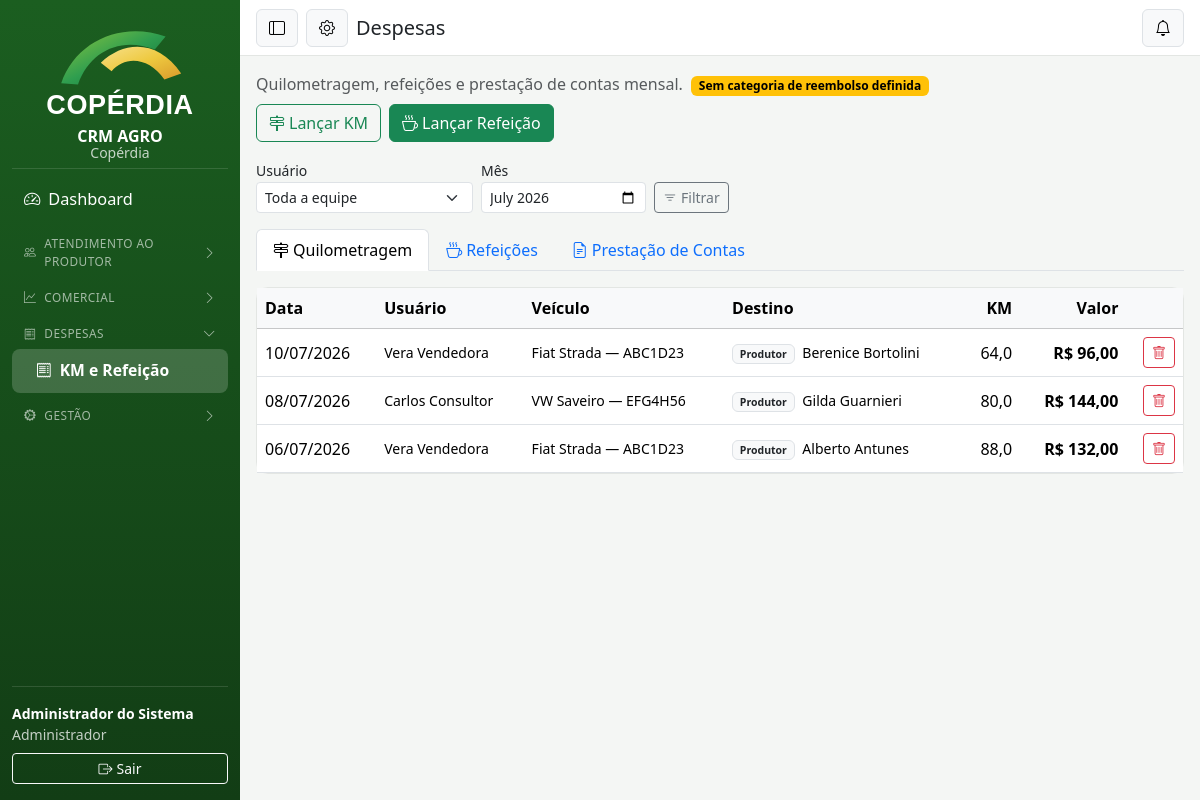
The app's page /index.php?r=despesas (signed in) with its own data.
### tables this page shows
CREATE TABLE usuarios (
  id INT AUTO_INCREMENT PRIMARY KEY,
  nome VARCHAR(120) NOT NULL,
  email VARCHAR(160) NOT NULL UNIQUE,
  senha_hash VARCHAR(255) NOT NULL,
  perfil ENUM('Administrador','Gestor Comercial','Gestor Técnico','Consultor Técnico','Vendedor','Analista','Produtor') NOT NULL,
  telefone VARCHAR(30),
  categoria_reembolso_id INT NULL COMMENT 'categoria de reembolso de despesas (KM/refeições)',
  cliente_id INT NULL COMMENT 'produtor vinculado (perfil Produtor — portal)',
  ativo TINYINT(1) NOT NULL DEFAULT 1,
  trocar_senha TINYINT(1) NOT NULL DEFAULT 0 COMMENT '1 = deve definir nova senha no próximo acesso',
  criado_em DATETIME NOT NULL DEFAULT CURRENT_TIMESTAMP
);

CREATE TABLE quilometragem (
  id INT AUTO_INCREMENT PRIMARY KEY,
  usuario_id INT NOT NULL,
  prestacao_id INT NULL,
  veiculo_id INT NULL,
  visita_id INT NULL COMMENT 'amarração automática com a visita realizada',
  veiculo VARCHAR(120),
  data DATE NOT NULL,
  km_inicial DECIMAL(10,1) NOT NULL,
  km_final DECIMAL(10,1) NOT NULL,
  valor DECIMAL(10,2) NOT NULL DEFAULT 0 COMMENT 'km rodados x valor_km da categoria (na data do lançamento)',
  tipo_destino ENUM('Produtor','Filial','Lugar') NOT NULL DEFAULT 'Lugar',
  cliente_id INT,
  filial_id INT,
  prospecto VARCHAR(160) COMMENT 'nome do cliente prospecto quando não cadastrado',
  destino VARCHAR(160),
  motivo VARCHAR(200),
  criado_em DATETIME NOT NULL DEFAULT CURRENT_TIMESTAMP,
  FOREIGN KEY (usuario_id) REFERENCES usuarios(id),
  FOREIGN KEY (prestacao_id) REFERENCES prestacao_contas(id) ON DELETE SET NULL,
  FOREIGN KEY (veiculo_id) REFERENCES veiculos(id) ON DELETE SET NULL,
  FOREIGN KEY (visita_id) REFERENCES visitas(id) ON DELETE SET NULL,
  FOREIGN KEY (cliente_id) REFERENCES clientes(id),
  FOREIGN KEY (filial_id) REFERENCES filiais(id)
);

### app/Views/despesas.php (the view, shortened to what the rows shown need)
<div class="tab-content">
  <div class="tab-pane fade show active" id="tabKm">
    <div class="card"><div class="table-responsive">
      <table class="table table-hover align-middle mb-0">
        <thead class="table-light"><tr>
          <th>Data</th><?php if ($ehGestor): ?><th>Usuário</th><?php endif; ?>
          <th class="d-none d-md-table-cell">Veículo</th><th class="d-none d-md-table-cell">Destino</th>
          <th class="text-end">KM</th><th class="text-end">Valor</th><th></th>
        </tr></thead>
        <tbody>
          <?php foreach ($km as $l): ?>
          <tr>
            <td><?= data_br($l['data']) ?></td>
            <?php if ($ehGestor): ?><td class="small"><?= e($l['usuario']) ?></td><?php endif; ?>
            <td class="d-none d-md-table-cell small"><?= e($l['veiculo'] ?? '—') ?></td>
            <td class="d-none d-md-table-cell small">
              <span class="badge text-bg-light border text-dark me-1"><?= e($l['tipo_destino']) ?></span>
              <?= e($l['destino_desc'] ?? '—') ?>
            </td>
            <td class="text-end"><?= numero($l['km_rodados'], 1) ?></td>
            <td class="text-end fw-semibold"><?= moeda($l['valor']) ?></td>
            <td class="text-end">
              <?php if (!$l['prestacao_id'] && ($ehGestor || (int)$l['usuario_id'] === Auth::id())): ?>
              <button class="btn btn-sm btn-outline-danger" title="Excluir" onclick="Despesas.excluir('km', <?= $l['id'] ?>)"><i class="bi bi-trash"></i></button>
              <?php elseif ($l['prestacao_id']): ?><span class="badge text-bg-light border text-muted">consolidado</span><?php endif; ?>
            </td>
          </tr>
          <?php endforeach; ?>
        </tbody>
      </table>
    </div></div>
  </div>
</div>

### app/Views/layout.php (shortened to what the rows shown need)
<!DOCTYPE html>
<html lang="pt-BR">
<head>
<link rel="stylesheet" href="assets/vendor/bootstrap.min.css">
<link rel="stylesheet" href="assets/vendor/bootstrap-icons.min.css">
<link rel="stylesheet" href="assets/css/app.css?v=<?= filemtime(dirname(__DIR__, 2) . '/public/assets/css/app.css') ?>">
</head>
<body>
<div class="d-flex" id="app">
  <nav class="sidebar d-flex flex-column flex-shrink-0" id="sidebar">
    <div class="sidebar-usuario small">
      <div class="fw-semibold text-truncate rotulo"><?= e(Auth::usuario()['nome'] ?? '') ?></div>
      <div class="opacity-75 mb-2 rotulo"><?= e(Auth::perfil()) ?></div>
      <a class="btn btn-outline-light btn-sm w-100" href="<?= url('login/sair') ?>" title="Sair"><i class="bi bi-box-arrow-right"></i><span class="rotulo ms-1">Sair</span></a>
    </div>
  </nav>
  <main class="conteudo flex-grow-1">
    <header class="topo d-flex align-items-center gap-2 px-3">
      <h1 class="h5 mb-0 flex-grow-1"><?= e($titulo ?? '') ?></h1>
    </header>
    <div class="p-3">
      <?php require $conteudoView; ?>
    </div>
  </main>
</div>
</body>
</html>

### records on screen
usuarios: nome "Administrador do Sistema"
quilometragem: data "10/07/2026", usuario.nome "Vera Vendedora", veiculo "Fiat Strada — ABC1D23", tipo_destino "Produtor", destino_desc "Berenice Bortolini", km_rodados "64,0", valor "R$ 96,00"
quilometragem: data "08/07/2026", usuario.nome "Carlos Consultor", veiculo "VW Saveiro — EFG4H56", tipo_destino "Produtor", destino_desc "Gilda Guarnieri", km_rodados "80,0", valor "R$ 144,00"
quilometragem: data "06/07/2026", usuario.nome "Vera Vendedora", veiculo "Fiat Strada — ABC1D23", tipo_destino "Produtor", destino_desc "Alberto Antunes", km_rodados "88,0", valor "R$ 132,00"

### other values on screen
$rotulo "Dashboard"
$gLabel "ATENDIMENTO AO PRODUTOR"
$gLabel "COMERCIAL"
$gLabel "DESPESAS"
$rotulo "KM e Refeição"
$gLabel "GESTÃO"
Auth::perfil() "Administrador"
$titulo "Despesas"
